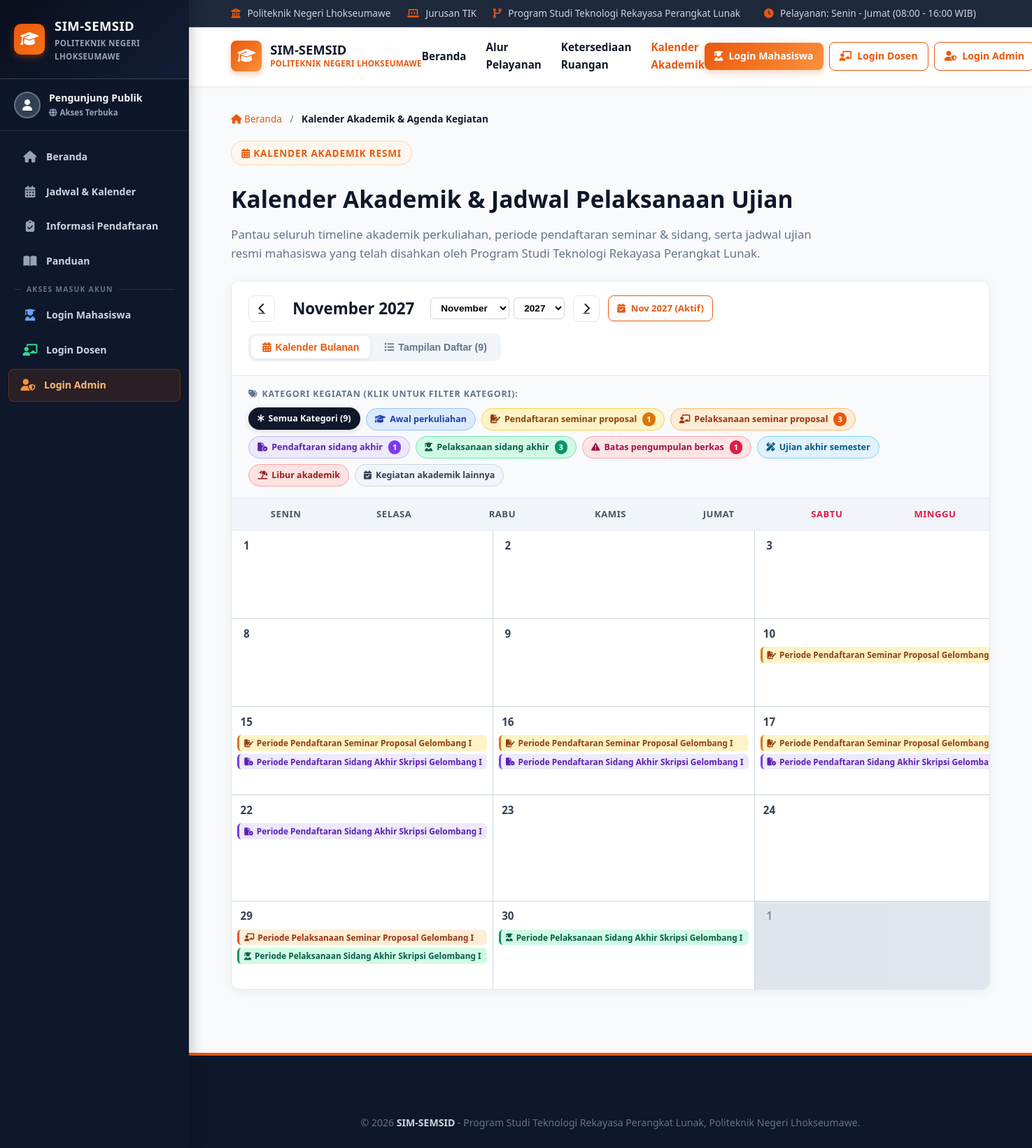
Screenshot of /kalender_akademik.php with the database file from the repository.
### tables this page shows
CREATE TABLE `pendaftaran_seminar_sidang` (
  `id` int(11) NOT NULL AUTO_INCREMENT,
  `mahasiswa_id` int(11) NOT NULL,
  `jenis` enum('Seminar Proposal','Sidang Akhir Skripsi') NOT NULL,
  `kategori` enum('seminar','sidang') NOT NULL,
  `judul` varchar(255) NOT NULL,
  `dosen_pembimbing_id` int(11) NOT NULL,
  `dosen_penguji_id` int(11) NOT NULL,
  `ruangan_id` int(11) DEFAULT NULL,
  `tanggal` date DEFAULT NULL,
  `jam_mulai` time DEFAULT NULL,
  `jam_selesai` time DEFAULT NULL,
  `status` enum('Menunggu Verifikasi','Terjadwal','Sedang Berlangsung','Selesai','Ditolak') NOT NULL DEFAULT 'Menunggu Verifikasi',
  `berkas_dokumen` varchar(255) DEFAULT NULL,
  `catatan` text DEFAULT NULL,
  `created_at` timestamp NOT NULL DEFAULT current_timestamp(),
  `updated_at` timestamp NOT NULL DEFAULT current_timestamp() ON UPDATE current_timestamp(),
  PRIMARY KEY (`id`),
  KEY `fk_pendaftaran_mhs` (`mahasiswa_id`),
  KEY `fk_pendaftaran_pembimbing` (`dosen_pembimbing_id`),
  KEY `fk_pendaftaran_penguji` (`dosen_penguji_id`),
  KEY `fk_pendaftaran_ruangan` (`ruangan_id`),
  CONSTRAINT `fk_pendaftaran_mhs` FOREIGN KEY (`mahasiswa_id`) REFERENCES `mahasiswa` (`id`) ON DELETE CASCADE,
  CONSTRAINT `fk_pendaftaran_pembimbing` FOREIGN KEY (`dosen_pembimbing_id`) REFERENCES `dosen` (`id`),
  CONSTRAINT `fk_pendaftaran_penguji` FOREIGN KEY (`dosen_penguji_id`) REFERENCES `dosen` (`id`),
  CONSTRAINT `fk_pendaftaran_ruangan` FOREIGN KEY (`ruangan_id`) REFERENCES `ruangan` (`id`) ON DELETE SET NULL
);

CREATE TABLE `kalender_akademik` (
  `id` int(11) NOT NULL AUTO_INCREMENT,
  `nama_kegiatan` varchar(255) NOT NULL,
  `kategori` varchar(100) NOT NULL,
  `tanggal_mulai` date NOT NULL,
  `tanggal_selesai` date NOT NULL,
  `waktu_kegiatan` varchar(100) DEFAULT 'Sepanjang Hari',
  `deskripsi` text DEFAULT NULL,
  `semester` enum('Ganjil','Genap') NOT NULL DEFAULT 'Ganjil',
  `tahun_akademik` varchar(20) NOT NULL DEFAULT '2024/2025',
  `status_publikasi` enum('Draft','Dipublikasikan') NOT NULL DEFAULT 'Dipublikasikan',
  `created_at` timestamp NOT NULL DEFAULT current_timestamp(),
  `updated_at` timestamp NOT NULL DEFAULT current_timestamp() ON UPDATE current_timestamp(),
  PRIMARY KEY (`id`),
  KEY `idx_tgl` (`tanggal_mulai`,`tanggal_selesai`),
  KEY `idx_kategori` (`kategori`),
  KEY `idx_status` (`status_publikasi`)
);

### kalender_akademik.php (the view, shortened to what the rows shown need)
<?php
require_once 'koneksi.php';
require_once 'kalender_helper.php';
$bulan_pilihan = isset($_GET['bulan']) ? (int)$_GET['bulan'] : 11;
$tahun_pilihan = isset($_GET['tahun']) ? (int)$_GET['tahun'] : 2027;
$semua_kegiatan = ambilSemuaKegiatanKalender($conn, $bulan_pilihan, $tahun_pilihan, true);
$events_by_date = [];
$kategori_counts = [];
foreach ($semua_kegiatan as $event) {
    $kat = $event['kategori'];
    $kategori_counts[$kat] = ($kategori_counts[$kat] ?? 0) + 1;
    $mulai = new DateTime($event['tanggal_mulai']);
    $selesai = new DateTime($event['tanggal_selesai']);
    $selesai->modify('+1 day');
    $period = new DatePeriod($mulai, new DateInterval('P1D'), $selesai);
    foreach ($period as $dt) {
        $tgl_str = $dt->format('Y-m-d');
        if (!isset($events_by_date[$tgl_str])) {
            $events_by_date[$tgl_str] = [];
        }
        $events_by_date[$tgl_str][] = $event;
    }
}
$total_hari_bulan_ini = (int)date('t', strtotime("$tahun_pilihan-$bulan_pilihan-01"));
$today_str = date('Y-m-d');
$kategori_master = getKategoriKalenderList();
?>
<!DOCTYPE html>
<html lang="id">
<head>
    <link rel="stylesheet" href="https://cdnjs.cloudflare.com/ajax/libs/font-awesome/6.4.0/css/all.min.css">
    <link rel="stylesheet" href="style.css">
</head>
<body>
    <?php
    include 'public_sidebar.php';
    ?>
    <div class="site-content-wrapper">
        <header class="navbar">
            <div class="container nav-container">
                <a href="index.php" class="logo-area">
                    <div class="logo-text">
                        <h1>SIM-SEMSID</h1>
                    </div>
                </a>
            </div>
        </header>
        <main style="padding: 35px 0 60px;">
            <div class="container">
                <div class="section-title" style="text-align: left; margin-bottom: 25px;">
                    <h2 style="margin-top: 10px;">Kalender Akademik & Jadwal Pelaksanaan Ujian</h2>
                </div>
                <div class="calendar-card">
                    <div class="calendar-legend-box">
                        <div class="calendar-legend-items">
                            <?php foreach ($kategori_master as $kat_key => $k_info): ?>
                                <?php $count = $kategori_counts[$kat_key] ?? 0; ?>
                                <span class="calendar-legend-badge"
                                      data-kategori="<?= htmlspecialchars($kat_key); ?>"
                                      style="background: <?= $k_info['warna_bg']; ?>; color: <?= $k_info['warna_teks']; ?>; border-color: <?= $k_info['warna_border']; ?>;"
                                      onclick="filterKategori('<?= htmlspecialchars($kat_key); ?>', this)">
                                    <i class="fas <?= $k_info['ikon']; ?>"></i>
                                    <?= htmlspecialchars($k_info['nama']); ?>
                                    <?php if ($count > 0): ?>
                                        <span style="background: <?= $k_info['warna_badge']; ?>; color: white; padding: 1px 6px; border-radius: 10px; font-size: 0.7rem; margin-left: 2px;">
                                            <?= $count; ?>
                                        </span>
                                    <?php endif; ?>
                                </span>
                            <?php endforeach; ?>
                        </div>
                    </div>
                    <div id="viewCalendarContainer">
                        <div class="calendar-grid-body">
                            <?php
                            for ($d = 1; $d <= $total_hari_bulan_ini; $d++) {
                                $current_date_str = sprintf('%04d-%02d-%02d', $tahun_pilihan, $bulan_pilihan, $d);
                                $is_today = ($current_date_str === $today_str);
                                $events_today = $events_by_date[$current_date_str] ?? [];
                                echo '<div class="calendar-day-cell ' . ($is_today ? 'is-today' : '') . '" data-date="' . $current_date_str . '">';
                                echo '  <div class="calendar-day-header">';
                                echo '      <span class="calendar-day-num">' . $d . '</span>';
                                echo '  </div>';
                                echo '  <div class="calendar-day-events">';
                                $display_limit = 3;
                                $rendered = 0;
                                foreach ($events_today as $ev) {
                                    $rendered++;
                                    if ($rendered <= $display_limit) {
                                        $k_inf = $ev['kategori_info'];
                                        $badge_border = $k_inf['warna_badge'];
                                        $badge_bg = $k_inf['warna_bg'];
                                        $badge_color = $k_inf['warna_teks'];
                                        $ikon_ev = $k_inf['ikon'];
                                        $json_detail = htmlspecialchars(json_encode($ev), ENT_QUOTES, 'UTF-8');
                                        echo '<div class="calendar-event-chip" ';
                                        echo '     data-kategori="' . htmlspecialchars($ev['kategori']) . '" ';
                                        echo '     style="background-color: ' . $badge_bg . '; color: ' . $badge_color . '; border-left-color: ' . $badge_border . ';" ';
                                        echo '     onclick="openEventDetail(' . $json_detail . ')" ';
                                        echo '     title="' . htmlspecialchars($ev['nama_kegiatan'] . ' (' . $ev['waktu_kegiatan'] . ')') . '">';
                                        echo '  <i class="fas ' . $ikon_ev . '"></i>';
                                        echo '  <span>' . htmlspecialchars($ev['nama_kegiatan']) . '</span>';
                                        echo '</div>';
                                    }
                                }
                                echo '  </div>';
                                echo '</div>';
                            }
                            ?>
                        </div>
                    </div>
                </div>
            </div>
        </main>
    </div>
</body>
</html>

### rows the page displays
pendaftaran_seminar_sidang: ruangan "1", dosen_pembimbing "3"
kalender_akademik: nama_kegiatan "Periode Pendaftaran Seminar Proposal Gelombang…", nama_kegiatan "Periode Pendaftaran Seminar Proposal Gelombang I"
kalender_akademik: nama_kegiatan "Periode Pendaftaran Sidang Akhir Skripsi Gelombang I", nama_kegiatan "Periode Pendaftaran Sidang Akhir Skripsi…"
kalender_akademik: nama_kegiatan "Periode Pelaksanaan Seminar Proposal Gelombang I"
kalender_akademik: nama_kegiatan "Periode Pelaksanaan Sidang Akhir Skripsi Gelombang I"

### other values shown
getNamaBulanIndonesia($bulan_pilihan) "November"
$tahun_pilihan "2027"
count($semua_kegiatan) "9"
$k_info['nama'] "Awal perkuliahan"
$k_info['nama'] "Pendaftaran seminar proposal"
$k_info['nama'] "Pelaksanaan seminar proposal"
$k_info['nama'] "Pendaftaran sidang akhir"
$k_info['nama'] "Pelaksanaan sidang akhir"
$k_info['nama'] "Batas pengumpulan berkas"
$k_info['nama'] "Ujian akhir semester"
$k_info['nama'] "Libur akademik"
$k_info['nama'] "Kegiatan akademik lainnya"
form field bulan "November"
form field tahun "2027"
